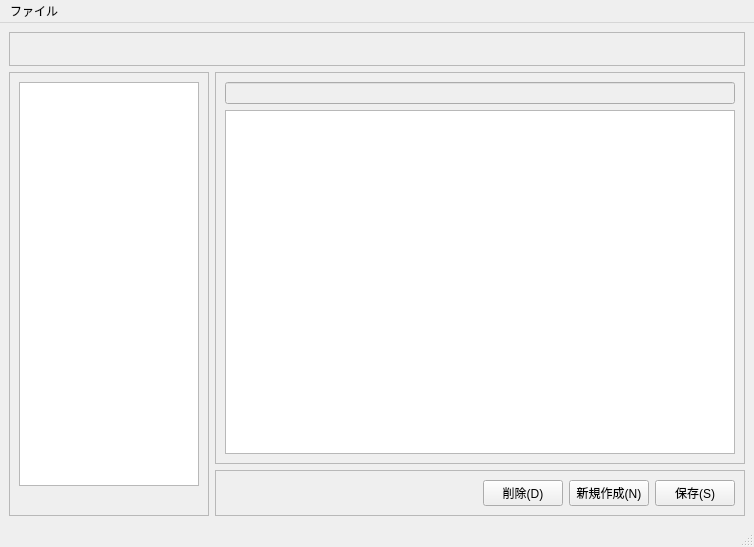
<?xml version="1.0" encoding="UTF-8"?>
<ui version="4.0">
 <class>MainWindow</class>
 <widget class="QMainWindow" name="MainWindow">
  <property name="geometry">
   <rect>
    <x>0</x>
    <y>0</y>
    <width>754</width>
    <height>547</height>
   </rect>
  </property>
  <property name="windowTitle">
   <string>ノート</string>
  </property>
  <property name="windowIcon">
   <iconset resource="main.qrc">
    <normaloff>:/icon/assets/icon/note.svg</normaloff>:/icon/assets/icon/note.svg</iconset>
  </property>
  <widget class="QWidget" name="centralwidget">
   <layout class="QGridLayout" name="gridLayout_5">
    <item row="1" column="1">
     <widget class="QFrame" name="editFrame">
      <property name="frameShape">
       <enum>QFrame::StyledPanel</enum>
      </property>
      <property name="frameShadow">
       <enum>QFrame::Raised</enum>
      </property>
      <layout class="QGridLayout" name="gridLayout_4">
       <item row="1" column="0">
        <widget class="QTextEdit" name="textEdit"/>
       </item>
       <item row="0" column="0">
        <widget class="QLineEdit" name="titleEdit">
         <property name="enabled">
          <bool>false</bool>
         </property>
         <property name="contextMenuPolicy">
          <enum>Qt::NoContextMenu</enum>
         </property>
        </widget>
       </item>
      </layout>
     </widget>
    </item>
    <item row="2" column="1">
     <widget class="QFrame" name="ctrlFrame">
      <property name="frameShape">
       <enum>QFrame::StyledPanel</enum>
      </property>
      <property name="frameShadow">
       <enum>QFrame::Raised</enum>
      </property>
      <layout class="QGridLayout" name="gridLayout_3">
       <item row="0" column="0">
        <spacer name="horizontalSpacer_2">
         <property name="orientation">
          <enum>Qt::Horizontal</enum>
         </property>
         <property name="sizeHint" stdset="0">
          <size>
           <width>40</width>
           <height>20</height>
          </size>
         </property>
        </spacer>
       </item>
       <item row="0" column="4">
        <widget class="QPushButton" name="saveButton">
         <property name="cursor">
          <cursorShape>ArrowCursor</cursorShape>
         </property>
         <property name="text">
          <string>保存(S)</string>
         </property>
         <property name="icon">
          <iconset resource="main.qrc">
           <normaloff>:/icon/assets/icon/maps-and-flags.svg</normaloff>:/icon/assets/icon/maps-and-flags.svg</iconset>
         </property>
         <property name="shortcut">
          <string>Ctrl+S</string>
         </property>
         <property name="default">
          <bool>false</bool>
         </property>
        </widget>
       </item>
       <item row="0" column="2">
        <widget class="QPushButton" name="newButton">
         <property name="text">
          <string>新規作成(N)</string>
         </property>
         <property name="icon">
          <iconset resource="main.qrc">
           <normaloff>:/icon/assets/icon/new.svg</normaloff>:/icon/assets/icon/new.svg</iconset>
         </property>
         <property name="shortcut">
          <string>Ctrl+N</string>
         </property>
        </widget>
       </item>
       <item row="0" column="1">
        <widget class="QPushButton" name="deleteButton">
         <property name="text">
          <string>削除(D)</string>
         </property>
         <property name="icon">
          <iconset resource="main.qrc">
           <normaloff>:/icon/assets/icon/delete.svg</normaloff>:/icon/assets/icon/delete.svg</iconset>
         </property>
         <property name="shortcut">
          <string>Ctrl+D</string>
         </property>
        </widget>
       </item>
      </layout>
     </widget>
    </item>
    <item row="0" column="0" colspan="2">
     <widget class="QFrame" name="logoFrame">
      <property name="maximumSize">
       <size>
        <width>16777215</width>
        <height>42</height>
       </size>
      </property>
      <property name="frameShape">
       <enum>QFrame::StyledPanel</enum>
      </property>
      <property name="frameShadow">
       <enum>QFrame::Raised</enum>
      </property>
      <layout class="QGridLayout" name="gridLayout">
       <item row="0" column="0">
        <widget class="QLabel" name="logo">
         <property name="maximumSize">
          <size>
           <width>80</width>
           <height>30</height>
          </size>
         </property>
         <property name="text">
          <string/>
         </property>
         <property name="pixmap">
          <pixmap resource="main.qrc">:/logo/assets/logo/logo.svg</pixmap>
         </property>
         <property name="scaledContents">
          <bool>true</bool>
         </property>
         <property name="wordWrap">
          <bool>false</bool>
         </property>
        </widget>
       </item>
      </layout>
     </widget>
    </item>
    <item row="1" column="0" rowspan="2">
     <widget class="QFrame" name="listFrame">
      <property name="maximumSize">
       <size>
        <width>200</width>
        <height>16777215</height>
       </size>
      </property>
      <property name="frameShape">
       <enum>QFrame::StyledPanel</enum>
      </property>
      <property name="frameShadow">
       <enum>QFrame::Raised</enum>
      </property>
      <layout class="QGridLayout" name="gridLayout_2">
       <item row="0" column="0">
        <widget class="QListView" name="pageList"/>
       </item>
       <item row="1" column="0">
        <widget class="QLabel" name="pageListLabel">
         <property name="text">
          <string/>
         </property>
        </widget>
       </item>
      </layout>
     </widget>
    </item>
   </layout>
  </widget>
  <widget class="QMenuBar" name="menubar">
   <property name="geometry">
    <rect>
     <x>0</x>
     <y>0</y>
     <width>754</width>
     <height>21</height>
    </rect>
   </property>
   <widget class="QMenu" name="menu">
    <property name="title">
     <string>ファイル</string>
    </property>
    <addaction name="actionNewPage"/>
    <addaction name="actionSavePage"/>
    <addaction name="actionDeletePage"/>
    <addaction name="separator"/>
    <addaction name="actionCloseNote"/>
   </widget>
   <addaction name="menu"/>
  </widget>
  <widget class="QStatusBar" name="statusbar"/>
  <action name="actionNewPage">
   <property name="icon">
    <iconset resource="main.qrc">
     <normaloff>:/icon/assets/icon/new.svg</normaloff>:/icon/assets/icon/new.svg</iconset>
   </property>
   <property name="text">
    <string>New (N)</string>
   </property>
  </action>
  <action name="actionSavePage">
   <property name="icon">
    <iconset resource="main.qrc">
     <normaloff>:/icon/assets/icon/maps-and-flags.svg</normaloff>:/icon/assets/icon/maps-and-flags.svg</iconset>
   </property>
   <property name="text">
    <string>Save (S)</string>
   </property>
  </action>
  <action name="actionDeletePage">
   <property name="icon">
    <iconset resource="main.qrc">
     <normaloff>:/icon/assets/icon/delete.svg</normaloff>:/icon/assets/icon/delete.svg</iconset>
   </property>
   <property name="text">
    <string>Delete (D)</string>
   </property>
  </action>
  <action name="actionCloseNote">
   <property name="icon">
    <iconset resource="main.qrc">
     <normaloff>:/icon/assets/icon/moon.svg</normaloff>:/icon/assets/icon/moon.svg</iconset>
   </property>
   <property name="text">
    <string>Close (X)</string>
   </property>
   <property name="shortcut">
    <string>Ctrl+X</string>
   </property>
  </action>
 </widget>
 <resources>
  <include location="main.qrc"/>
 </resources>
 <connections/>
</ui>
